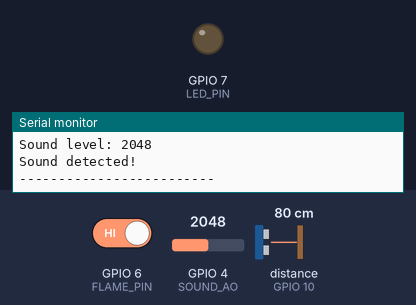
Bench run of a sketch on a simulated ESP32-S3. On the bench: output pins drawn as LEDs (lit = HIGH), the last lines printed to the serial monitor. Wiring (inferred from the names in the program): ultrasonic range finder: trigger GPIO 9; echo GPIO 10. The test bench sets the inputs (shaded band); at power-on: distance to the obstacle (sensor on GPIO 10) 80 cm, GPIO 4 (SOUND_AO) = 2048, GPIO 6 (FLAME_PIN) HIGH (analog values on the 0–4095 scale). The echo pulse lasts 58.3 µs per cm; pins used as bus, display or sensor lines are not drawn.

Above: at 4.8 s.
4.9 s: distance to the obstacle (sensor on GPIO 10) set to 12 cm
7.9 s: distance to the obstacle (sensor on GPIO 10) set to 9 cm
At 8.9 s:
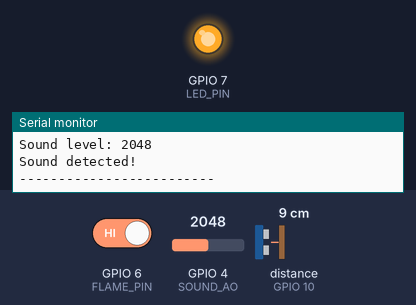
19.5 s: distance to the obstacle (sensor on GPIO 10) set to 18 cm
At 20.4 s:
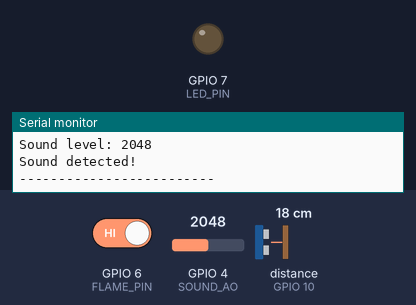
22.5 s: distance to the obstacle (sensor on GPIO 10) set to 2 cm
At 24.6 s:
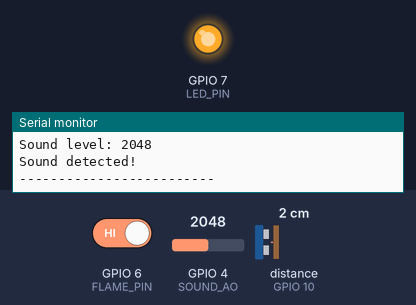
Timing chart, 0 to 26.1 s (numbered marks = the images above; inputs shaded):
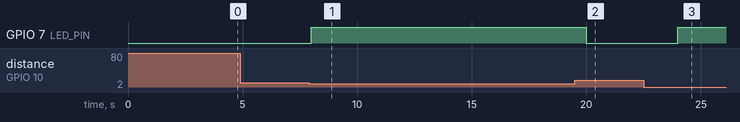

Measured:
- the behaviour switches between 11 and 10 cm on distance to the obstacle (sensor on GPIO 10) (found by bisection; images 0 and 1)
- after the input at 7.9 s, GPIO 7 (LED_PIN): LOW → HIGH after 0.10 s
- after the input at 19.5 s, GPIO 7 (LED_PIN): HIGH → LOW after 0.50 s
- after the input at 22.5 s, GPIO 7 (LED_PIN): LOW → HIGH after 1.5 s

The sketch:

wokwi.ino
```cpp
#include <WiFi.h>
#include <HTTPClient.h>

#define FLAME_PIN 6
#define LED_PIN 7
#define TRIG_PIN 9
#define ECHO_PIN 10
#define SOUND_AO 4
const int SOUND_THRESHOLD = 2000;

// WiFi / ThingSpeak
/*
const char* ssid = "TON_SSID_2.4GHz";
const char* password = "TON_MOT_DE_PASSE";
String apiKey = "TON_WRITE_API_KEY";
*/

unsigned long previousMillis = 0;
const unsigned long interval = 2000; // lecture toutes les 2s

void setup() {
  Serial.begin(115200);
  pinMode(FLAME_PIN, INPUT_PULLUP);
  pinMode(LED_PIN, OUTPUT);
  pinMode(TRIG_PIN, OUTPUT);
  pinMode(ECHO_PIN, INPUT);
  analogReadResolution(12);

  /*
  // WiFi
  WiFi.begin(ssid, password);
  Serial.print("Connecting to WiFi");
  while (WiFi.status() != WL_CONNECTED) {
    delay(500);
    Serial.print(".");
  }
  Serial.println("\nWiFi Connected");
  */
}

void loop() {
  unsigned long currentMillis = millis();

  if (currentMillis - previousMillis >= interval) {
    previousMillis = currentMillis;

    int flame = digitalRead(FLAME_PIN);
    Serial.print("Flame: ");
    Serial.println(flame == LOW ? "Detected" : "None");

    digitalWrite(TRIG_PIN, LOW);
    delayMicroseconds(2);
    digitalWrite(TRIG_PIN, HIGH);
    delayMicroseconds(10);
    digitalWrite(TRIG_PIN, LOW);
    long duration = pulseIn(ECHO_PIN, HIGH, 30000);
    float distance = duration * 0.034 / 2;
    Serial.print("Distance: ");
    Serial.println(distance);

    if (distance > 0 && distance < 10) digitalWrite(LED_PIN, HIGH);
    else digitalWrite(LED_PIN, LOW);

    int soundLevel = analogRead(SOUND_AO);
    Serial.print("Sound level: ");
    Serial.println(soundLevel);
    Serial.println(soundLevel > SOUND_THRESHOLD ? "Sound detected!" : "Silence");

    /*
    // ===== SEND TO THINGSPEAK =====
    if (WiFi.status() == WL_CONNECTED) {
      HTTPClient http;
      String url = "http://api.thingspeak.com/update?api_key=" + apiKey +
                   "&field1=" + String(flame == LOW ? 1 : 0) +
                   "&field2=" + String(distance) +
                   "&field3=" + String(soundLevel);
      http.begin(url);
      int httpCode = http.GET();
      http.end();
      Serial.println(httpCode > 0 ? "Data sent to ThingSpeak" : "Failed to send");
    }
    */

    Serial.println("-------------------------");
  }
}
```
